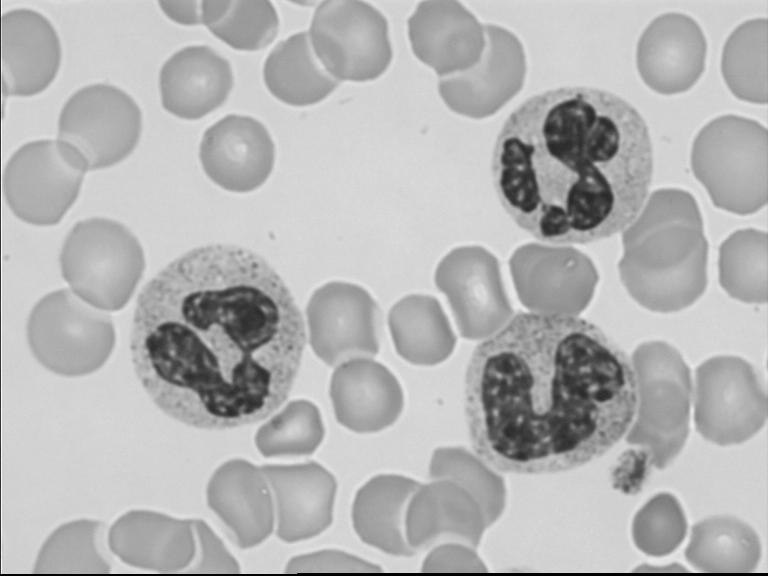
//> input picture images/pgm/Band5.pgm, 768 x 576 px
$ ./cytoplasm_segmentation ../images/pgm/Band5.pgm   (built with g++ and OpenCV 4)
//> lines starting //> are read from the running program, lines starting //| are printed output that depends on the picture; after the words box and inside, x2 and y2 are one past the last pixel; in counts of white or black regions, pixels touching at a corner belong together
//> further down, image is the input picture: 576 rows x 768 cols, CV_8UC1; min 0, max 252, mean 180.8
/**
 * WBC Cytoplasm Semgmentation Routines
 * 04-Jun-2012
 * Murilo Adriano Vasconcelos <murilo@clever-lang.org>
 * Thiago da Silva Arruda <>
 */

#include <cv.h>
#include <cxcore.h>
#include <highgui.h>
#include <iostream>
#include "opencv2/imgproc/imgproc.hpp"

using namespace std;
using namespace cv;

typedef IplImage* ImageType;
typedef uint8_t PixelType;

ImageType cytoplasm_segmentation(const ImageType image)
{
	ImageType img = cvCreateImage(cvGetSize(image), IPL_DEPTH_8U, 1);

	cvCopy(image, img);

	cvEqualizeHist(img, img);
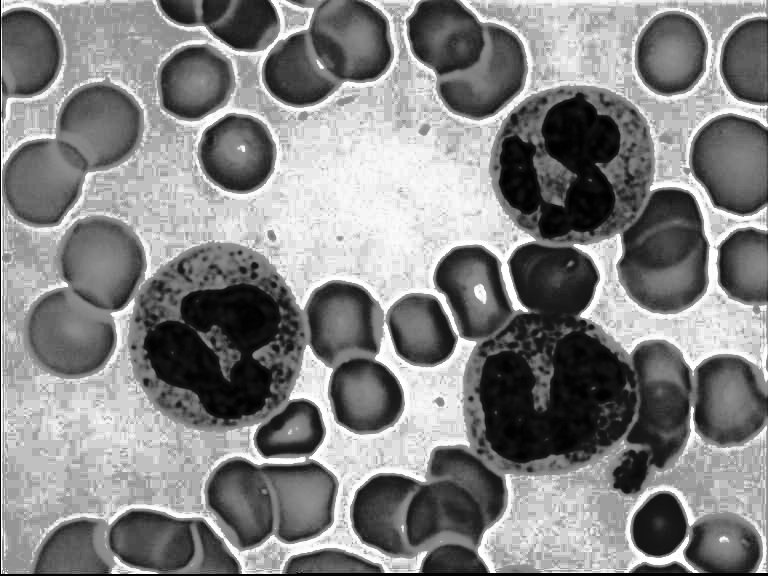
//> img: 576 rows x 768 cols, CV_8UC1; min 0, max 255, mean 130.8
	cvThreshold(image, img, 200, 255, THRESH_BINARY_INV);
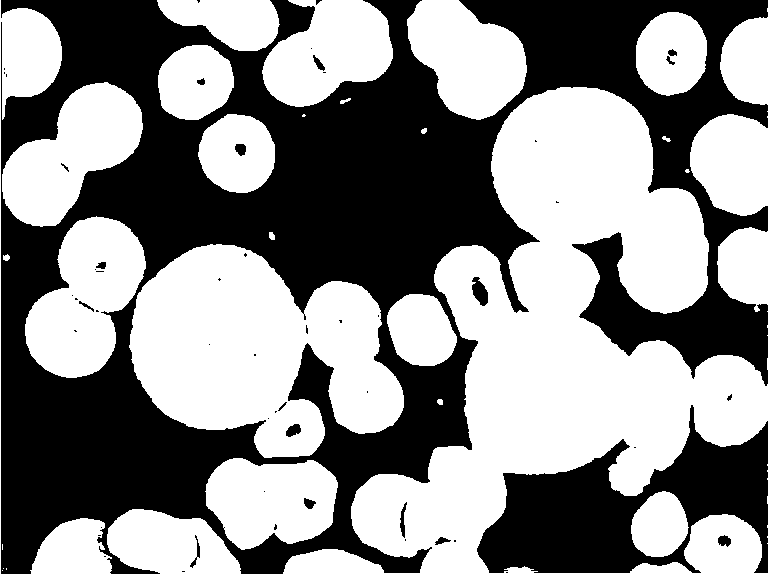
//> img: 576 rows x 768 cols, CV_8UC1; 54.4% white; 54 black regions (35 under 20 px), largest, box (x1, y1, x2, y2) and area: (1, 0, 768, 574) 176943, (477, 405, 768, 573) 23264, (472, 277, 488, 306) 298

	IplConvKernel* element =
		cvCreateStructuringElementEx(91, 91, 45, 45, MORPH_ELLIPSE);

	cvErode(img, img, element);
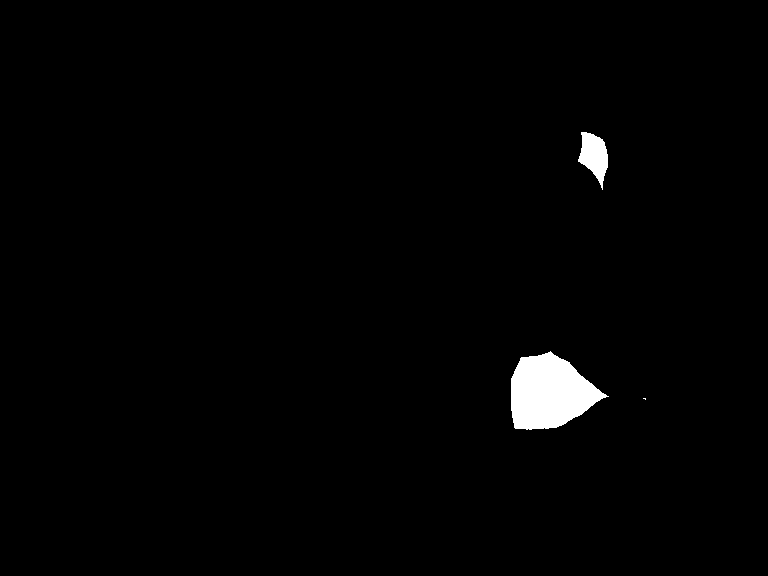
//> img: 576 rows x 768 cols, CV_8UC1; 1.4% white; 3 white regions (1 under 20 px), largest, box (x1, y1, x2, y2) and area: (511, 351, 609, 430) 5112, (578, 132, 608, 190) 1001
	cvDilate(img, img, element);
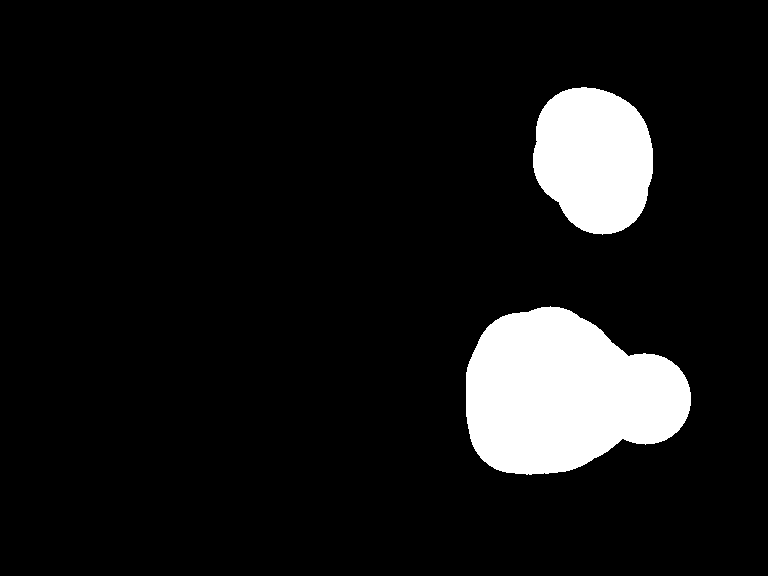
//> img: 576 rows x 768 cols, CV_8UC1; 9.3% white; 2 white regions, box (x1, y1, x2, y2) and area: (466, 306, 691, 475) 27494, (533, 87, 653, 235) 13851

	//cvMorphologyEx(img, img, NULL, element, MORPH_OPEN);

	return img;
}

int main(int argc, char* argv[])
{
	if (argc != 2) {
		cerr << "Must pass the path for the image as first argument." << endl;
		return 1;
	}

	ImageType image = cvLoadImage(argv[1], 0);

	if (!image) {
		cerr << "The image " << argv[1] << " couldn't be loaded." << endl;
		return 2;
	}

	cvNamedWindow("Original", 1);
	cvShowImage("Original", image);
	cvMoveWindow("Original", 10, 40);

	ImageType seg = cytoplasm_segmentation(image);

	cvNamedWindow("Seg", 1);
	cvShowImage("Seg", seg);
	cvMoveWindow("Seg", 10, 300);

	cvWaitKey(-1);

	cvDestroyWindow("Original");
	cvDestroyWindow("Seg");
	cvReleaseImage(&seg);
	cvReleaseImage(&image);

	return 0;
}

$ run again, on images/pgm/Metamyelocyte.pgm
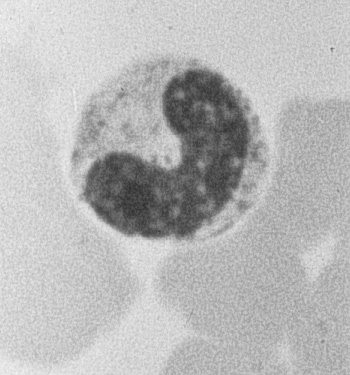
//> input picture images/pgm/Metamyelocyte.pgm, 350 x 375 px
//> image is the input picture: 375 rows x 350 cols, CV_8UC1; min 48, max 244, mean 183.9
//> in cytoplasm_segmentation, `cvEqualizeHist(img, img);`:
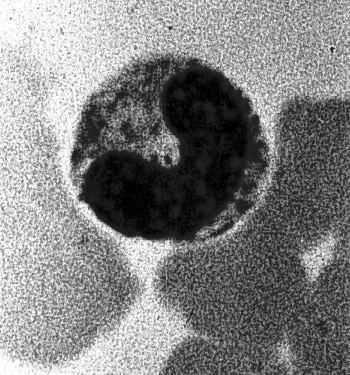
//> img: 375 rows x 350 cols, CV_8UC1; min 0, max 255, mean 129
//> in cytoplasm_segmentation, `cvThreshold(image, img, 200, 255, THRESH_BINARY_INV);`:
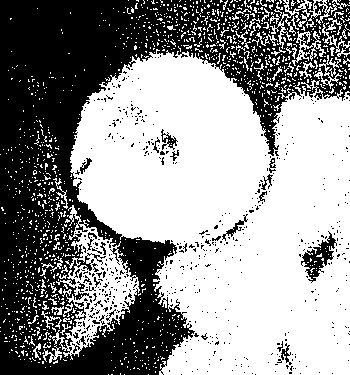
//> img: 375 rows x 350 cols, CV_8UC1; 57.8% white; 548 black regions (521 under 20 px), largest, box (x1, y1, x2, y2) and area: (0, 0, 350, 375) 52027, (301, 231, 337, 283) 658, (222, 214, 248, 241) 136

$ run again, on images/pgm/Metamyelocyte2.pgm
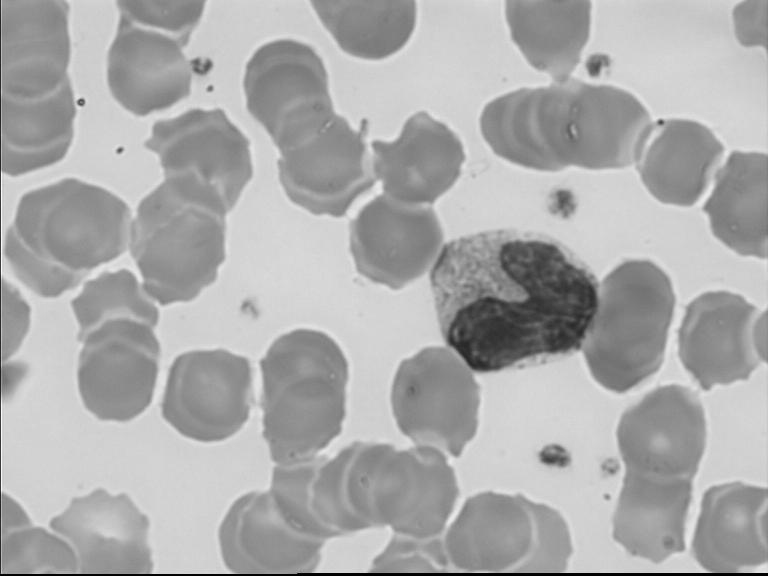
//> input picture images/pgm/Metamyelocyte2.pgm, 768 x 576 px
//> image is the input picture: 576 rows x 768 cols, CV_8UC1; min 0, max 251, mean 171.6
//> in cytoplasm_segmentation, `cvThreshold(image, img, 200, 255, THRESH_BINARY_INV);`:
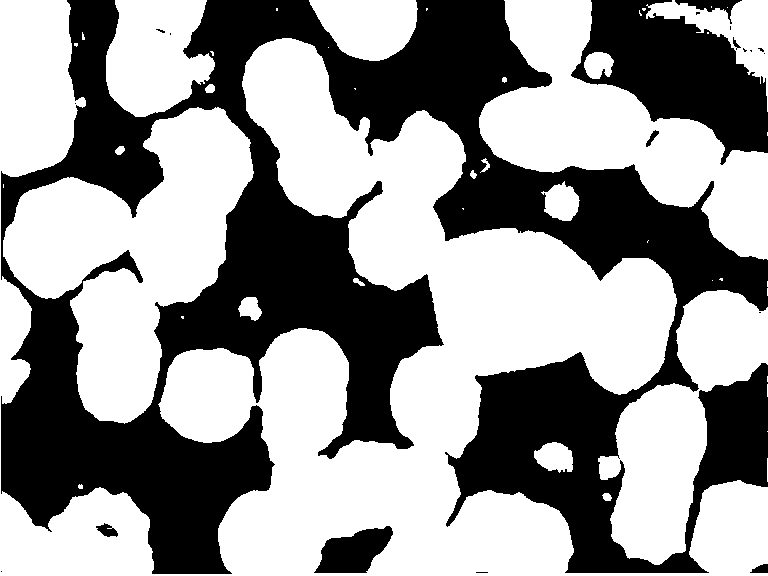
//> img: 576 rows x 768 cols, CV_8UC1; 58.5% white; 20 black regions (12 under 20 px), largest, box (x1, y1, x2, y2) and area: (1, 0, 768, 574) 163860, (571, 0, 768, 165) 16440, (314, 526, 393, 573) 2326
//> in cytoplasm_segmentation, `cvDilate(img, img, element);`:
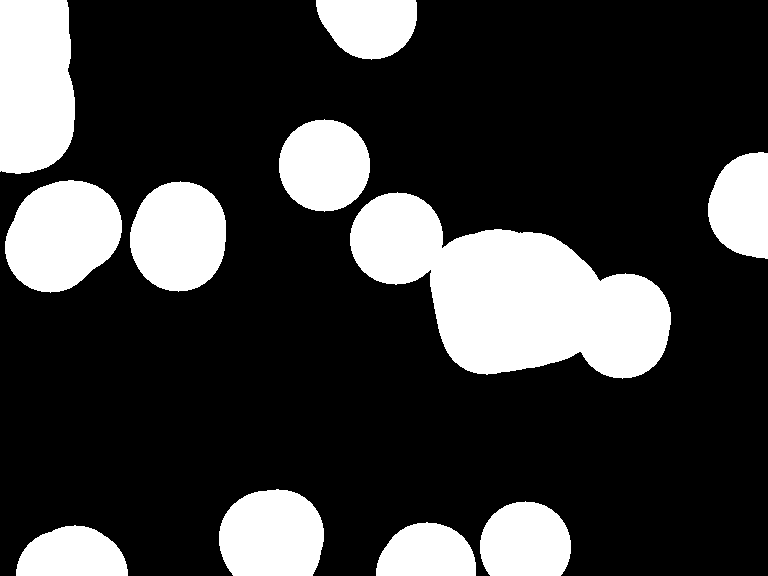
//> img: 576 rows x 768 cols, CV_8UC1; 23.2% white; 11 white regions, largest, box (x1, y1, x2, y2) and area: (350, 192, 671, 379) 33556, (0, 0, 75, 174) 11928, (5, 180, 122, 293) 9868

$ run again, on images/pgm/Metamyelocyte5.pgm
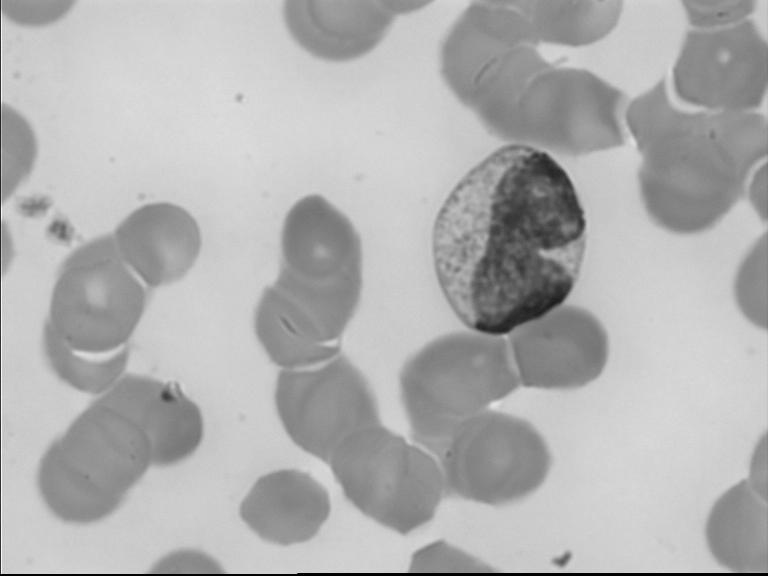
//> input picture images/pgm/Metamyelocyte5.pgm, 768 x 576 px
//> image is the input picture: 576 rows x 768 cols, CV_8UC1; min 0, max 251, mean 176.8
//> in cytoplasm_segmentation, `cvThreshold(image, img, 200, 255, THRESH_BINARY_INV);`:
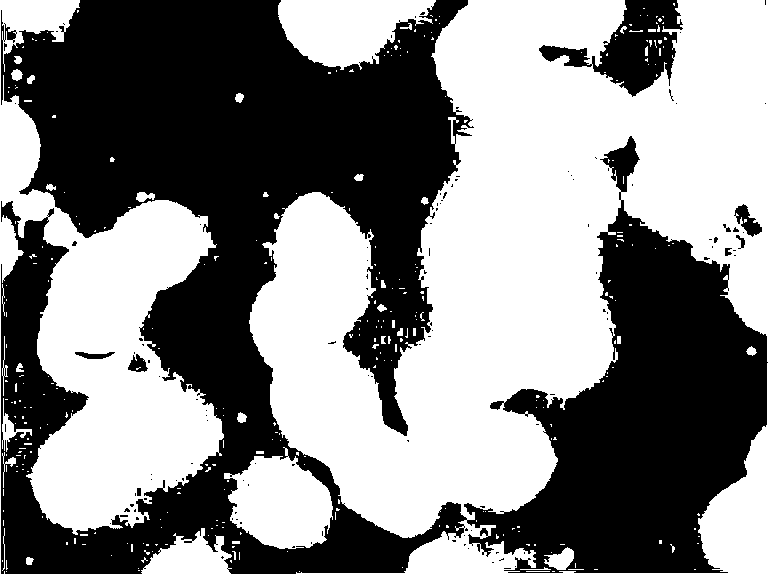
//> img: 576 rows x 768 cols, CV_8UC1; 52.1% white; 117 black regions (108 under 20 px), largest, box (x1, y1, x2, y2) and area: (1, 0, 768, 574) 204471, (539, 0, 683, 97) 5792, (734, 204, 762, 237) 410
//> in cytoplasm_segmentation, `cvDilate(img, img, element);`:
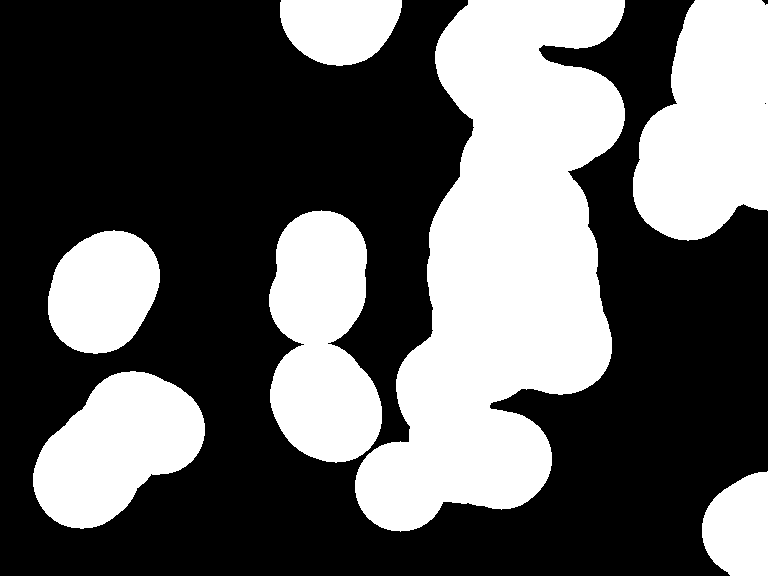
//> img: 576 rows x 768 cols, CV_8UC1; 38% white; 7 white regions, largest, box (x1, y1, x2, y2) and area: (355, 0, 625, 532) 82637, (633, 0, 768, 241) 24846, (269, 210, 382, 463) 20915
